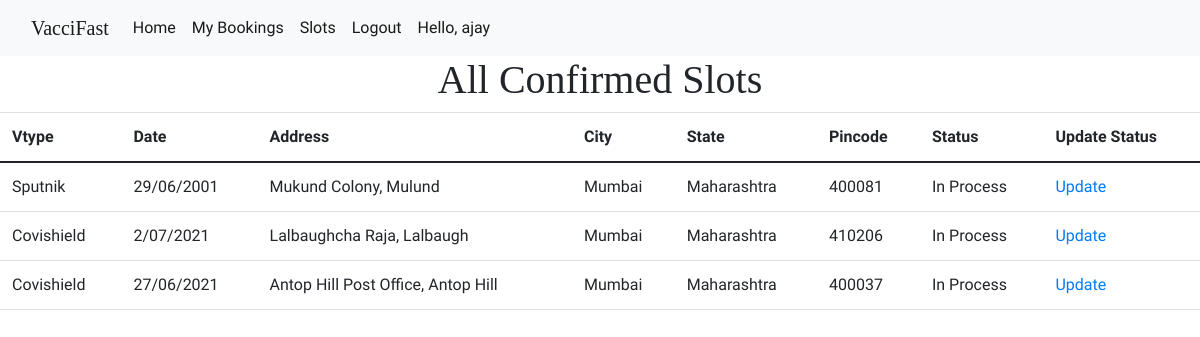
/adminCompletedSlot (signed in), run on the app's committed database.
### vacciapp/models.py (models this page shows, shortened)
class Slot(models.Model):
    vtype = models.CharField(max_length=200,null=True)
    date = models.CharField(max_length=200,null=True)
    address = models.CharField(max_length=200,null=True)
    city = models.CharField(max_length=200,null=True)
    state = models.CharField(max_length=200,null=True)
    pincode = models.CharField(max_length=200,null=True)
    addMap = models.CharField(max_length=200,null=True)
    date_created = models.DateTimeField(auto_now_add=True,null=True)
    count = models.IntegerField(null=True)
    status = models.CharField(max_length=200,null=True,choices=STATUS,default="Pending")

### vacciapp/views.py (the view)
# urls.py: path('adminCompletedSlot',views.adminCompletedSlot,name='adminCompletedSlot'),
@login_required(login_url='login')
def adminCompletedSlot(request):
    slots = Slot.objects.filter(status='In Process')
    context = {
        'slots' : slots,
    }
    return render(request,'vacciapp/adminCompletedSlot.html',context)

### templates/vacciapp/adminCompletedSlot.html
{% extends 'base.html' %}
{% block body %}
<center><h1 style="font-family: 'Vollkorn', serif;" >All Confirmed Slots</h1></center>
<table class="table"  style="font-family: 'Domine', serif;" >
  <thead>
    <tr>
      <th scope="col">Vtype</th>
      <th scope="col">Date</th>
      <th scope="col">Address</th>
      <th scope="col">City</th>
      <th scope="col">State</th>
      <th scope="col">Pincode</th>
      <th scope="col">Status</th>
      <th scope="col">Update Status</th>
    </tr>
  </thead>
  <tbody>
{% for slot in slots  %}
    <tr>
      <td>{{slot.vtype}}</td>
      <td>{{slot.date}}</td>
      <td>{{slot.address}}</td>
      <td>{{slot.city}}</td>
      <td>{{slot.state}}</td>
      <td>{{slot.pincode}}</td>
      <td>{{slot.status}}</td>
       <td><a href="{% url 'adminUpdateStatus' slot.id %}">Update</a></td>
    </tr>
{% endfor %}
  </tbody>
</table>
{% endblock body %}

### templates/base.html (shortened to what this page needs)
{% load static %}
<!doctype html>
<html lang="en">
  <head>
    <link href="https://cdn.jsdelivr.net/npm/bootstrap@5.0.1/dist/css/bootstrap.min.css" rel="stylesheet">
<link rel="stylesheet" href="https://stackpath.bootstrapcdn.com/font-awesome/4.7.0/css/font-awesome.min.css">
<link rel="stylesheet" href="https://stackpath.bootstrapcdn.com/bootstrap/4.1.0/css/bootstrap.min.css">
  </head>
  <body>
  <nav class="navbar navbar-expand-lg navbar-light bg-light">
  <div class="container-fluid">
    <a class="navbar-brand" href="#" style="font-family: 'Playfair Display', serif;">VacciFast</a>
    <div class="collapse navbar-collapse" id="navbarSupportedContent">
      <ul class="navbar-nav me-auto mb-2 mb-lg-0" style="font-family: 'Domine', serif;">
        <li class="nav-item">
          <a class="nav-link active" aria-current="page" href="/">Home</a>
        </li>
        {% if request.user.is_authenticated %}
        {% if request.user.is_staff %}
        <li class="nav-item">
          <a class="nav-link active" aria-current="page" href="/adminViewPincode">Dashboard</a>
        </li>
        <li class="nav-item">
          <a class="nav-link active" aria-current="page" href="/adminCreateSlot">Create Slot</a>
        </li>
        <li class="nav-item">
          <a class="nav-link active" aria-current="page" href="/adminCompletedSlot">View All Bookings</a>
        </li>
        <li class="nav-item">
          <a class="nav-link active" aria-current="page" href="/logout">Logout</a>
        </li>
        {% else %}
        <li class="nav-item">
          <a class="nav-link active" aria-current="page" href="/bookedSlot">My Bookings</a>
        </li>
        <li class="nav-item">
        <a class="nav-link active" aria-current="page" href="/viewSlot">Slots</a>
        </li>
        <li class="nav-item">
          <a class="nav-link active" aria-current="page" href="/logout">Logout</a>
        </li>
        {% endif %}
       {% else %}
        <li class="nav-item">
          <a class="nav-link active" aria-current="page" href="/login">Login</a>
        </li>
        {% endif %}
        {% if request.user.is_authenticated %}
        <li class="nav-item">
          <a class="nav-link active" aria-current="page" >Hello, {{request.user}}</a>
        </li>
        {% endif %}
      </ul>
    </div>
  </div>
</nav>
    {% block body %}
    {% endblock body %}
  </body>
</html>

### data on the page
Slot: vtype "Sputnik", date "29/06/2001", address "Mukund Colony, Mulund", city "Mumbai", state "Maharashtra", pincode "400081", status "In Process"
Slot: vtype "Covishield", date "2/07/2021", address "Lalbaughcha Raja, Lalbaugh", city "Mumbai", state "Maharashtra", pincode "410206", status "In Process"
Slot: vtype "Covishield", date "27/06/2021", address "Antop Hill Post Office, Antop Hill", city "Mumbai", state "Maharashtra", pincode "400037", status "In Process"

### other printed values
{{ request.user }} "ajay"
